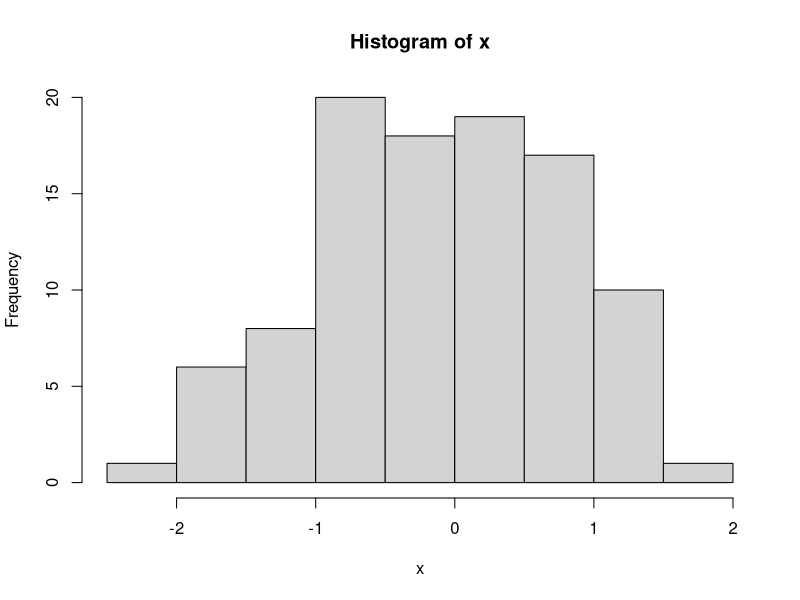

Source code (R): (Note: this script raises an error after producing the figure.)
# Base plotting Demostration

x <- rnorm(100)
hist(x)

y <- rnorm(100)
hist(x, y)

z <- rnorm(100)
plot(x, z)

# Adding margin c(bottom, left, top, right)
par(mar = c(4, 4, 2, 2))
plot(x, z)

# Changing plotting symbol
plot(x, y, pch = 20)
plot(x, y, pch = 19)
plot(x, y, pch = 18)
plot(x, y, pch = 17)
example(points)

# Margin color for symbol
plot(x, y, pch = 16, col = 'blue', bg = 'white')

# Add title, text and legend, labels
title('hello')
text(-1, -1, 'bye')
legend('topleft', legend = 'data', pch = 15)
plot(y, z, xlab = 'This is the x', ylab = 'This is the y', main = 'New title')

# Add a linear regression with line width
fit <- lm(y ~ x)
abline(fit, lwd = 5, col = 'magenta')

# Subplots in rows or cols with mfrow or mfcol
z <- rpois(100, 2)
par(mfrow = c(2, 2))
plot(x, y, pch = 12)
plot(x, z, pch = 11)

par(mfcol = c(2, 2))
plot(x, y, pch = 12)
plot(x, z, pch = 11)

# Plotting points as a factor variable
par(mfrow = c(1, 1))
x <- rnorm(100)
y <- x + rnorm(100)
g <- gl(2, 50) # generate factors levels
g <- gl(2, 50, labels = c('Male', 'Female'))
str(g)
plot(x, y, type = 'n')
points(x[g == 'Male'], y[g == 'Female'], col = 'green')
points(x[g == 'Female'], y[g == 'Male'], col = 'blue', pch = 5)

# Graphic Device in windows = windows(), mac = quartz(), linux = x11()
# pdf (Most portable format), svg ( XML based scalable), 
# win.metafile (only for windows OS), postscript
# png (bitmapped format), jpeg (good for photographs)
# tiff (support lossless compresion), bmp(native bitmapped windows format)
?Devices
library(datasets)
with(faithful, plot(eruptions, waiting))
title(main = 'Old Faithful Geyser data')

pdf(file = 'myplot.pdf') # Open PDF file in your wd
with(faithful, plot(eruptions, waiting))
title(main = 'Old Faithful Geyser data')
dev.off() # Close the PDF file device

#shows the current opened device
dev.cur()
#set the device that you want to manipulat > 2
dev.set(4)
dev.copy(png, file = 'newgeyser.png')
dev.off()

# Using ggplot2 
library(ggplot2)
library(jpeg)
data(mpg)
str(mpg)
qplot(displ, hwy, data = mpg)
qplot(displ, hwy, data = mpg, color = drv)
qplot(displ, hwy, data = mpg, color = drv, geom = c('point', 'smooth'))
qplot(y = hwy, data = mpg, color = drv)
qplot(drv, hwy, data = mpg, geom = 'boxplot')
qplot(drv, hwy, data = mpg, geom = 'boxplot', color = manufacturer)
qplot(hwy, data = mpg, fill = drv)
qplot(displ, hwy, data = mpg, facets = .~ drv)
qplot(hwy, data = mpg, facets = drv ~ ., binwidth = 2)

# customized plots with ggplot2
qplot(displ, hwy, data = mpg, geom = c('point', 'smooth'), facets = .~drv)
qplot(displ, hwy, data = mpg, geom = c('point', 'smooth'), facets = drv~.)
g <- ggplot(mpg, aes(displ,hwy))
summary(g)

# adding layers
g + geom_point()
g + geom_point() + geom_smooth()
g + geom_point() + geom_smooth(method = 'lm')
g + geom_point() + geom_smooth(method = 'lm') + facet_grid(.~drv)
g + geom_point(color = 'pink', size = 4, alpha = 1/2)
g + geom_point(size = 4, alpha = 1/2, aes(color = drv))
g + geom_point(aes(color = drv)) + labs(title = "Swirl Rules!") + labs(x = "Displacement", y = "Hwy Mileage")
g + geom_point(aes(color = drv), size = 2, alpha = 1/2) + geom_smooth(size = 4, linetype = 3, method = 'lm', se = FALSE)
x <- rnorm(100)
y <- rnorm(100)
plot(myx, myy, type = "l", ylim = c(-3,3))

g <- ggplot(mpg,aes(x=displ,y=hwy,color=factor(year)))
g + geom_point() + facet_grid(drv~cyl,margins=TRUE)
g + geom_point() + facet_grid(drv~cyl,margins=TRUE) + geom_smooth(method = 'lm', se = FALSE, size = 2, color = 'black')
g + geom_point() + facet_grid(drv~cyl,margins=TRUE)+geom_smooth(method="lm",size=2,se=FALSE,color="black")+labs(x="Displacement",y="Highway Mileage",title="Swirl Rules!")

# ggplot2 extras
data(diamonds)
str(diamonds)
qplot(price, data = diamonds)
range(diamonds$price)
qplot(price, data = diamonds, binwidth = 18497/30)
qplot(price, data = diamonds, binwidth = 18497/30, fill = cut)
qplot(price, data = diamonds, geom = 'density')
qplot(price, data = diamonds, geom = 'density', color = cut)

qplot(carat, price, data = diamonds)
qplot(carat, price, data = diamonds, shape = cut)
qplot(carat, price, data = diamonds, color = cut)
qplot(carat,price,data=diamonds, color=cut) + geom_smooth(method="lm")
qplot(carat,price,data=diamonds, color=cut, facets=.~cut) + geom_smooth(method="lm")

g <- ggplot(diamonds,aes(depth,price))
summary(g)
g+geom_point(alpha=1/3)
cutpoints <- quantile(diamonds$carat,seq(0,1,length=4),na.rm=TRUE)
diamonds$car2 <- cut(diamonds$carat,cutpoints); stageVariable("diamonds$car2",diamonds$car2)
g <- ggplot(diamonds,aes(depth,price))
g+geom_point(alpha=1/3)+facet_grid(cut~car2)
diamonds[myd,]
g+geom_point(alpha=1/3)+facet_grid(cut~car2)+geom_smooth(method="lm",size=3,color="pink")
ggplot(diamonds,aes(carat,price))+geom_boxplot()+facet_grid(.~cut)

# Dendrogram plot
library(fields)
df <- data.frame(matrix(nrow=12, ncol=2, data=rnorm(24)))
distxy <- dist(df)
hc <- hclust(distxy)
plot(hc)
plot(as.dendrogram(hc))
abline(h=1.5,col="blue")
abline(h=0.4,col="red")

# Heatmaps http://sebastianraschka.com/Articles/heatmaps_in_r.html#clustering 
# http://arxiv.org/pdf/1404.1100.pdf
heatmap(matrix(nrow=12, ncol=2, data=rnorm(24)), col=cm.colors(25))
mt <- data("mtcars")
heat(mt)
heatmap(mt)

# Clustering http://archive.ics.uci.edu/ml/datasets/Human+Activity+Recognition+Using+Smartphones
